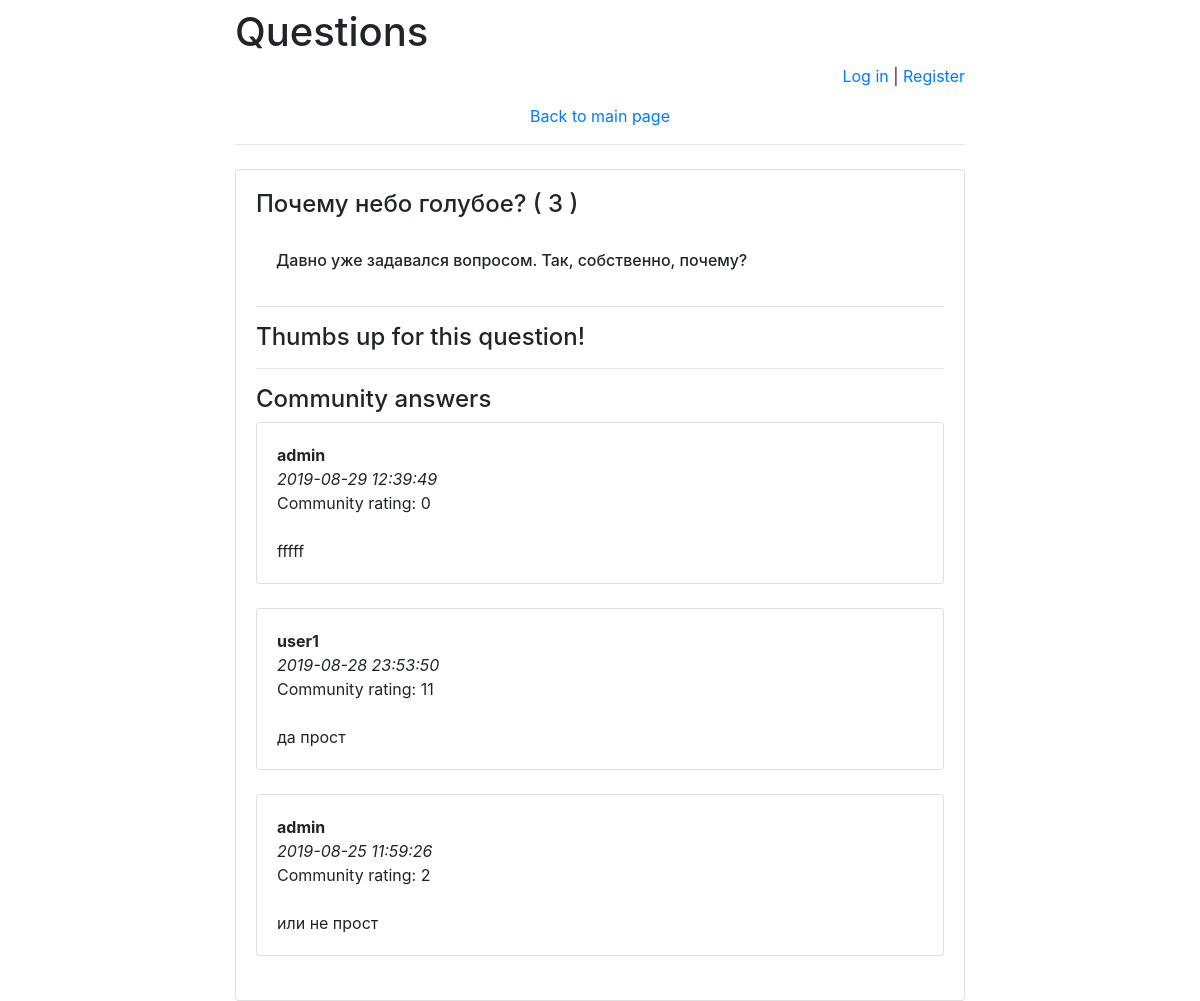
The page /questions/1/ on the database its author committed.
### Questions/models.py (models this page shows, shortened)
class Question(models.Model):
    question_text_short = models.CharField(max_length=200)
    question_text_long = models.CharField(max_length=255)
    pub_date = models.DateTimeField('Date published')
    rating = models.IntegerField(default=0)
    def was_published_recently(self):
        now = timezone.now()
        return now - datetime.timedelta(days=1) <= self.pub_date <= now
    was_published_recently.admin_order_field = 'pub_date'
    was_published_recently.boolean = True
    was_published_recently.short_description = 'Published recently?'

class Answer(models.Model):
    chat = models.ForeignKey(
        Question,
        verbose_name='ответы пользователей',
        on_delete=models.DO_NOTHING)
    author = models.ForeignKey(
        User,
        verbose_name='Пользователь',
        on_delete=models.DO_NOTHING)
    message = models.TextField('Сообщение')
    pub_date = models.DateTimeField(
        'Дата сообщения',
        default=timezone.now)
    rating = models.IntegerField(default=0)

### Questions/views.py (the view)
# urls.py: url(r'^([0-9]+)/$', views.detail, name='detail'),
def detail(request, question_id):
    error_message = None
    if "error_message" in request.GET:
        error_message = request.GET["error_message"]
    return render(
        request,
        "answers.html",
        dict(question=get_object_or_404(Question, pk=question_id), error_message=error_message,
             latest_answers=Answer.objects
             .filter(chat_id=question_id)
             .order_by('-pub_date'))
    )

### templates/answers.html (shortened to what this page needs)
{% extends 'base.html' %}
{% block main %}
<h4 class="card-title">
    {{ question.question_text_short }}
    {{ "(" }}
    {{ question.rating }}
    {{ ")" }}
</h4>
<h6 class="card-body">{{ question.question_text_long }}</h6>
<hr>
<h4>Thumbs up for this question!</h4>
<hr>
<h4>Community answers</h4>
<div id="history">
    {% for answer in latest_answers %}
        <div class="card">
        <div class="card-body">
            <strong>
                {{ answer.author.username }}
            </strong>
            <br/>
            <em>
                {{ answer.pub_date|date:'Y-m-d H:i:s' }}
            </em>
            <br>
                {{ "Community rating:" }}
                {{ answer.rating }}
            <br/>
            {{ answer.message }}
        </div>
        </div>
        <br/>
    {% endfor %}
</div>
{% endblock %}

### templates/base.html (shortened to what this page needs)
<!doctype html>
<html lang="en">
<head>
    <link rel="stylesheet"
href="https://stackpath.bootstrapcdn.com/bootstrap/4.1.3/css/bootstrap.min.css">
</head>
<body>
<div class="container">
    <div class="row justify-content-center">
        <div class="col-8">
            <h1 class="mt-2">Questions</h1>
            {% if user.is_authenticated %}
                <p class="text-right">
                    Hello, {{ user.username }}!
                    <a href="/questions/logout">Log out</a> |
                    <a href="/questions/password-change">
                        Change password
                    </a>
                </p>
            {% else %}
                <p class="text-right">
                    <a href="/questions/login">Log in</a> |
                    <a href="/questions/register">Register</a>
                </p>
            {% endif %}
            <p class="text-center">
                <a href="/questions/">Back to main page</a>
            </p>
            <hr class="mt-0 mb-4">
            <div class="card">
                <div class="card-body">
                    {% block main %}
                    {% endblock %}
                </div>
            </div>
        </div>
    </div>
</div>
</body>
</html>

### rows shown on the page
Question: question_text_short "Почему небо голубое?", rating "3", question_text_long "Давно уже задавался вопросом. Так, собственно, почему?"
Answer: author.username "admin", pub_date "2019-08-29 12:39:49", value "Community rating:", rating "0", message "fffff"
Answer: author.username "user1", pub_date "2019-08-28 23:53:50", value "Community rating:", rating "11", message "да прост"
Answer: author.username "admin", pub_date "2019-08-25 11:59:26", value "Community rating:", rating "2", message "или не прост"

### other values the page prints
{{ "(" }} "("
{{ ")" }} ")"
